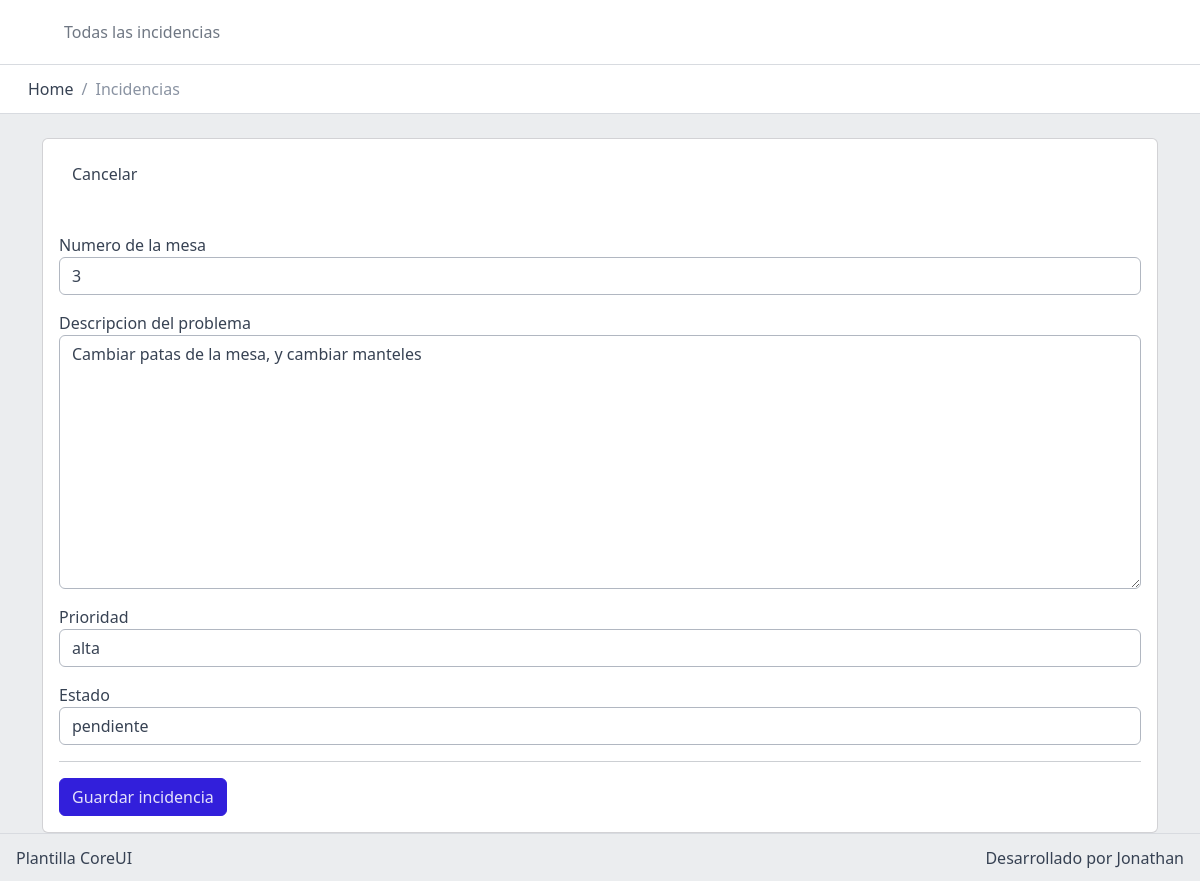
Page /php-mvc-pdo-CRUD/?c=incidents&m=edit&id=6 (signed in) on the committed database.
### tables this page shows
CREATE TABLE `incidents` (
  `id` int(11) NOT NULL,
  `table_number` int(11) NOT NULL,
  `description_problem` varchar(125) NOT NULL,
  `priority` varchar(50) NOT NULL,
  `state` varchar(50) NOT NULL,
  `date` date NOT NULL
);

### php-mvc-pdo-CRUD/controllers/IncidentsController.php (called while the page is built, shortened)
<?php
class IncidentsController extends Incident{
     public function edit(){
          $incident = parent::find($_GET['id']);
          require_once('views/all/header.php');
          require_once('views/all/nav.php');
          require_once('views/incident/edit.php');
          require_once('views/all/footer.php');
     }
}

### php-mvc-pdo-CRUD/models/db.php (called while the page is built)
<?php
class db{
	protected function connect(){
		try {
			$connect = new PDO('mysql:host=localhost;dbname=intelcia;charset=utf8;','root','');
			$connect->setAttribute(PDO::ATTR_ERRMODE,PDO::ERRMODE_EXCEPTION);
			return $connect;
		} catch (Exception $e) {
			die('Error db(connect) '.$e->getMessage());
		}
	}
}
?>

### php-mvc-pdo-CRUD/models/Incident.php (called while the page is built, shortened)
<?php
class Incident extends db{
	public function find($id){
		try {
			$SQL = "SELECT * FROM incidents where id = ?";
			$result = $this->connect()->prepare($SQL);
			$result->execute(array($id));
			return $result->fetch(PDO::FETCH_OBJ);
		} catch (Exception $e) {
			die($e->getMessage());
		} finally{
			$result = null;
		}
	}
}
?>

### php-mvc-pdo-CRUD/views/incident/edit.php (the view, shortened to what this page needs)
<div class="body flex-grow-1 px-3">
  <div class="container-lg">
    <div class="card">
      <div class="card-body">
       <a href="?c=incidents&m=index" class="btn btn-toggle mb-4 ">Cancelar</a>
       <div class="row">
        <div class="col-md-12">
           <form action="?c=incidents&m=update_incident&id=<?php echo $incident->id ?>" method="post">
               <div class="form-group mt-3">
                <label for="">Numero de la mesa</label>
                <input type="text" name="table_number" value="<?php echo $incident->table_number ?>" class="form-control">
               </div>
               <div class="form-group mt-3">
                <label for="">Descripcion del problema</label>
                <textarea class="form-control" name="description_problem" id="" cols="30" rows="10"><?php echo $incident->description_problem ?></textarea>
               </div>
               <div class="form-group mt-3">
                <label for="">Prioridad</label>
                 <select name="priority" id="" class="form-control">
                    <option <?php echo $incident->priority == 'alta' ? 'selected' : '' ?> value="alta">alta</option>
                 </select>
               </div>
               <div class="form-group mt-3">
                <label for="">Estado</label>
                 <select name="state" id="" class="form-control">
                    <option <?php echo $incident->state == 'pendiente' ? 'selected' : '' ?> value="pendiente">pendiente</option>
                 </select>
               </div>
                <hr>
                <button class="btn btn-primary">Guardar incidencia</button>
           </form>
        </div>
       </div>
      </div>
    </div>
  </div>
</div>

### rows in the picture
incidents: table_number "3", description_problem "Cambiar patas de la mesa, y cambiar manteles", priority "alta", state "pendiente"
